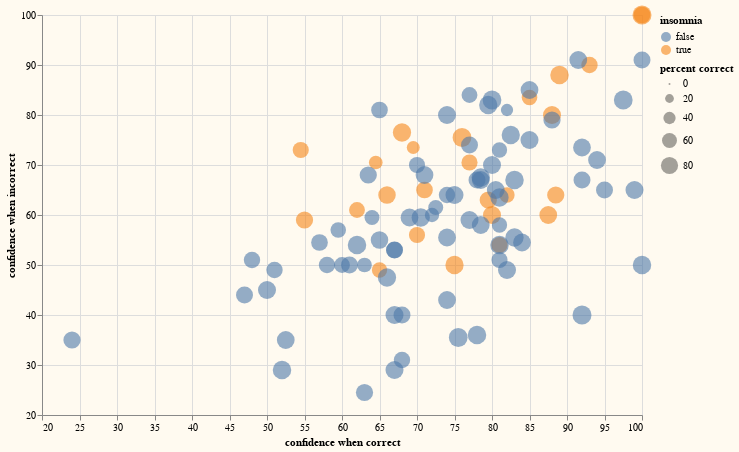

The notebook cell saved with this chart:
### Code cell
alt.Chart(
        df,
        height=400,
        width=600,
        background='floralwhite'
    ).mark_point(
            filled=True,
            opacity=0.6
    ).encode(x=alt.X('confidence when correct',
                     type='quantitative',
                     scale=alt.Scale(zero=False)),
             y=alt.X('confidence when incorrect',
                     type='quantitative',
                     scale=alt.Scale(zero=False)),
             color='insomnia:N',
             size='percent correct:Q',
            tooltip=['gender', 'insomnia', 'percent correct'])
